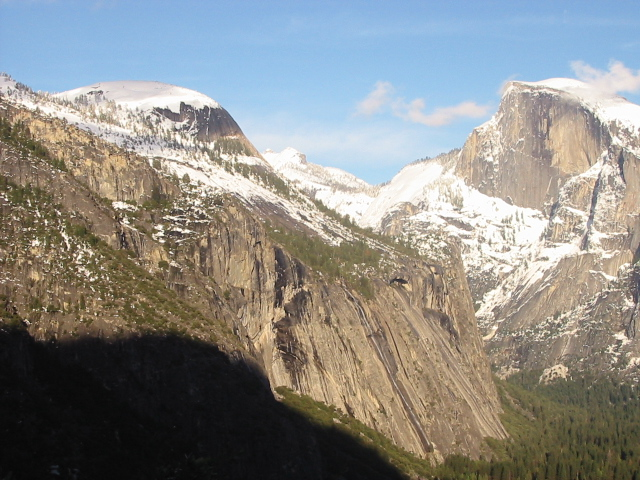
#> input picture CHAPTER2-Local Image Descriptors/Yosemite1.jpg, 640 x 480 px
$ python -i harris.py   (imports and definitions only)
#> lines starting #> are read from the running program, lines starting #| are printed output that depends on the picture
import numpy as np
from PIL import Image
from scipy.ndimage import filters
import matplotlib.pyplot as plt

def compute_harris_response(im, sigma=3):
    """ Compute the Harris corner detector response function
     for each pixel in grayscale image."""

    # Derivatives
    imx = np.zeros(im.shape)
    filters.gaussian_filter(im, (sigma,sigma), (0,1), imx)
    imy = np.zeros(im.shape)
    filters.gaussian_filter(im, (sigma,sigma), (1,0), imy)

    # Compute components of the Harris matrix
    Wxx = filters.gaussian_filter(imx*imx, sigma)
    Wxy = filters.gaussian_filter(imx*imy, sigma)
    Wyy = filters.gaussian_filter(imy*imy, sigma)

    # Determinant and trace
    Wdet = Wxx*Wyy - Wxy**2
    Wtr = (Wxx + Wyy)

    return Wdet / Wtr


# [172 lines left out: functions get_harris_points, plot_harris_points, get_descriptors, match, match, match_twosided and 3 more, not called in this run]

>>> import cv2
>>> picture = cv2.imread('Yosemite1.jpg', cv2.IMREAD_GRAYSCALE)
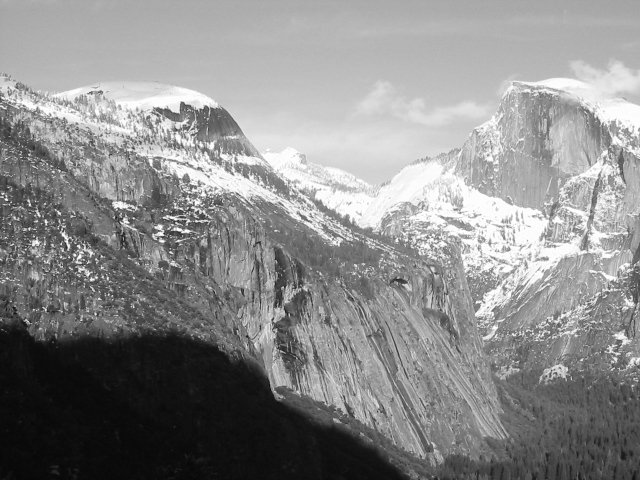
#> picture: shape (480, 640); min 6, max 255, mean 138.9
>>> result = compute_harris_response(picture)
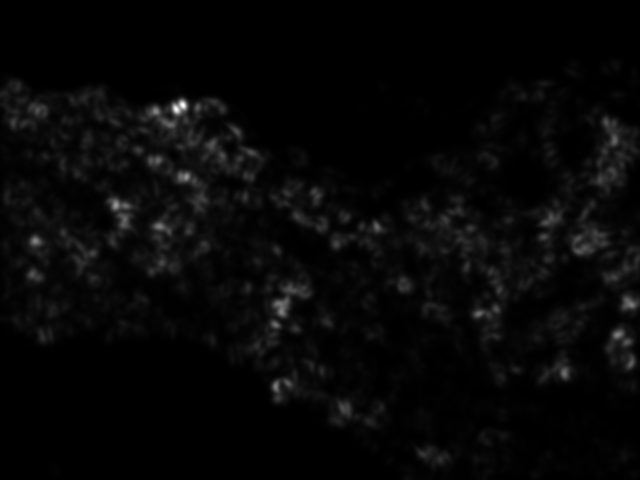
#> result: shape (480, 640) float64; min 0.000108, max 32.7, mean 1; drawn with min black and max white

$ run again, on CHAPTER2-Local Image Descriptors/Yosemite2.jpg
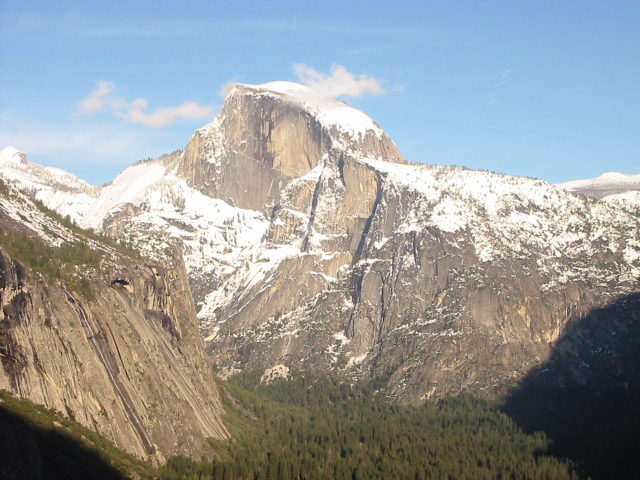
#> input picture CHAPTER2-Local Image Descriptors/Yosemite2.jpg, 640 x 480 px
#> `picture = cv2.imread('Yosemite1.jpg', cv2.IMREAD_GRAYSCALE)`:
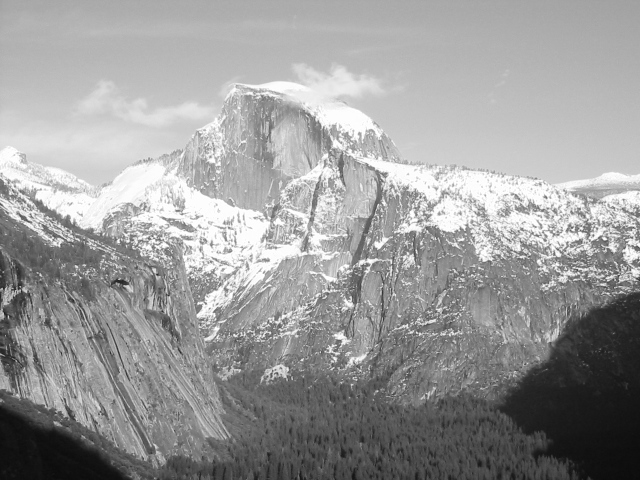
#> picture: shape (480, 640); min 11, max 255, mean 154.4
#> `result = compute_harris_response(picture)`:
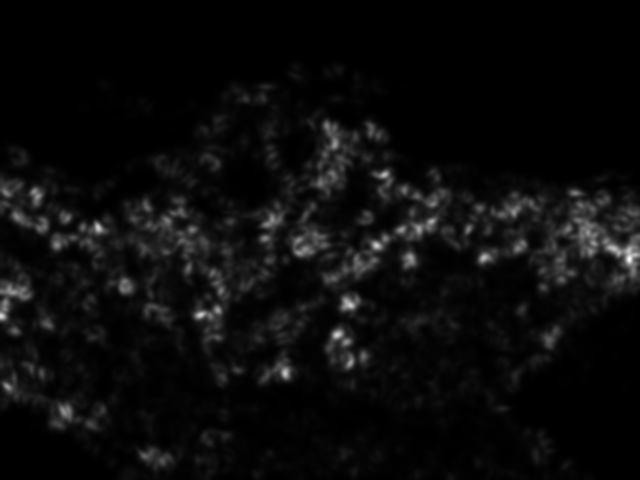
#> result: shape (480, 640) float64; min 5.43e-05, max 18.32, mean 0.833; drawn with min black and max white
